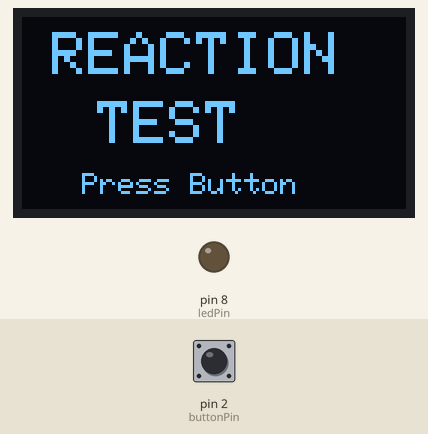
Recording of a sketch running on a simulated Arduino Uno, built with avr-gcc and run on an emulated ATmega328P. On the bench: 128×64 one-colour display, output pins drawn as LEDs (lit = HIGH). Inputs (shaded band) come from the test bench; at power-on: pin 2 (buttonPin) HIGH. Random numbers use the default seed unless the sketch sets one.

Above: at 1.2 s.
1.3 s: pin 2 (buttonPin) pulled LOW for 0.15 s
At 2.6 s:
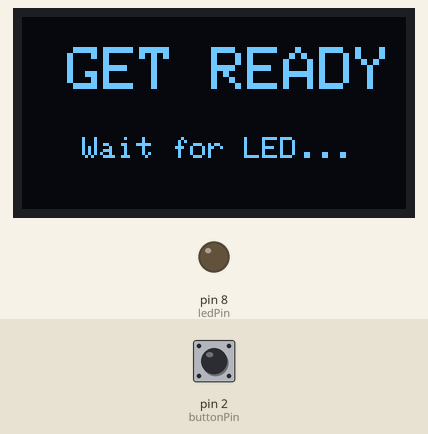
4.4 s: pin 2 (buttonPin) pulled LOW for 1 s
At 5.5 s:
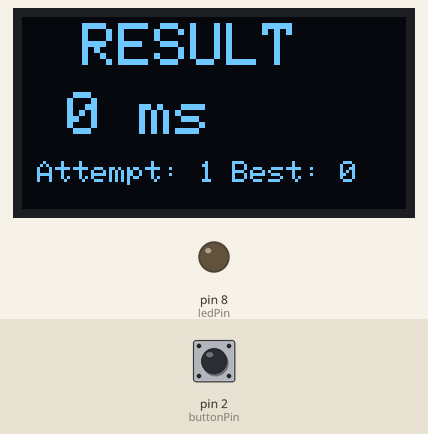
8.4 s: pin 2 (buttonPin) pulled LOW for 0.15 s
At 11.1 s:
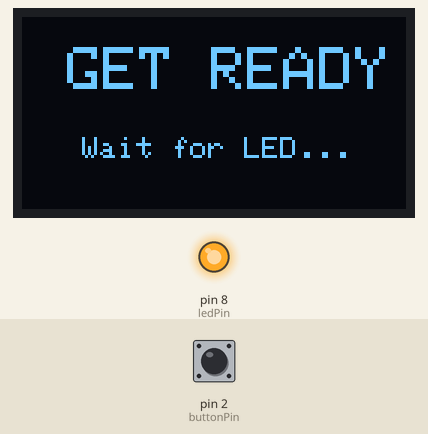
11.5 s: pin 2 (buttonPin) pulled LOW for 1 s
At 12.2 s:
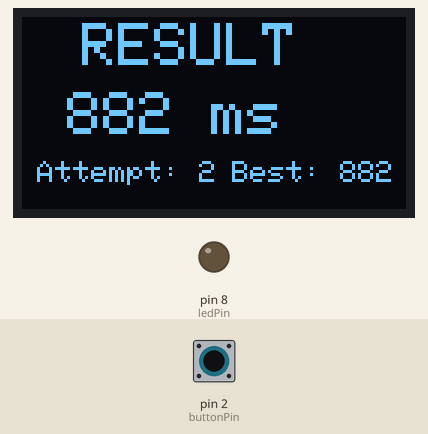
15.5 s: pin 2 (buttonPin) pulled LOW for 3.2 s
At 17.0 s:
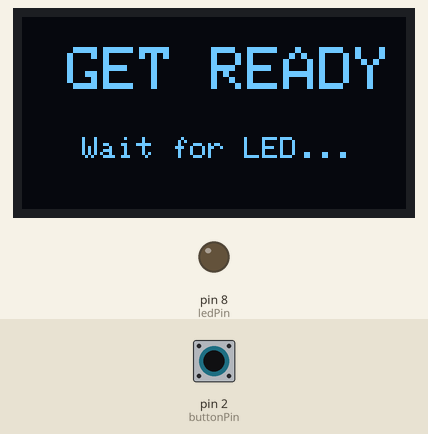
Timing chart, 0 to 20.7 s (numbered marks = the images above; inputs shaded):
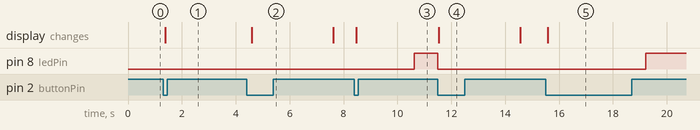

Measured:
- after the input at 1.3 s, the display: changes after 0.08 s (image 1)
- after the input at 4.4 s, the display: changes after 0.19 s (image 2)
- after the input at 8.4 s, pin 8 (ledPin): LOW → HIGH after 2.2 s; the display: changes after 0.08 s (image 3)
- after the input at 11.5 s, pin 8 (ledPin): HIGH → LOW at once; the display: changes at once (image 4)
- after the input at 15.5 s, pin 8 (ledPin): LOW → HIGH after 3.7 s; the display: changes after 0.08 s (image 5)

The sketch:

Reaction_Time_Tester.ino
```cpp
#include <Wire.h>
#include <Adafruit_GFX.h>
#include <Adafruit_SSD1306.h>

#define SCREEN_WIDTH 128
#define SCREEN_HEIGHT 64
#define OLED_RESET -1

Adafruit_SSD1306 display(
  SCREEN_WIDTH,
  SCREEN_HEIGHT,
  &Wire,
  OLED_RESET
);

const int ledPin = 8;
const int buttonPin = 2;

unsigned long ledOnTime;
unsigned long reactionTime;

int attempt = 0;
unsigned long bestTime = 0;

void setup() {

  pinMode(ledPin, OUTPUT);
  pinMode(buttonPin, INPUT_PULLUP);

  digitalWrite(ledPin, LOW);

  display.begin(SSD1306_SWITCHCAPVCC, 0x3C);

  randomSeed(analogRead(A0));

  showStartScreen();
}

void loop() {

  // Wait for button press to start
  if (digitalRead(buttonPin) == LOW) {

    delay(50);

    if (digitalRead(buttonPin) == LOW) {

      waitForReaction();

      // Wait until button is released
      while (digitalRead(buttonPin) == LOW) {
        delay(10);
      }
    }
  }
}

void showStartScreen() {

  display.clearDisplay();
  display.setTextColor(WHITE);

  display.setTextSize(2);
  display.setCursor(10, 5);
  display.println("REACTION");

  display.setCursor(25, 28);
  display.println("TEST");

  display.setTextSize(1);
  display.setCursor(20, 52);
  display.println("Press Button");

  display.display();
}

void waitForReaction() {

  // Show waiting message
  display.clearDisplay();

  display.setTextColor(WHITE);
  display.setTextSize(2);

  display.setCursor(15, 10);
  display.println("GET READY");

  display.setTextSize(1);
  display.setCursor(20, 40);
  display.println("Wait for LED...");

  display.display();

  // Random delay
  int randomDelay = random(2000, 5000);
  delay(randomDelay);

  // Turn LED ON
  digitalWrite(ledPin, HIGH);

  // Record exact LED ON time
  ledOnTime = millis();

  // Wait for button press
  while (digitalRead(buttonPin) == HIGH) {
    // Waiting for player reaction
  }

  // Record reaction time
  reactionTime = millis() - ledOnTime;

  // Turn LED OFF
  digitalWrite(ledPin, LOW);

  attempt++;

  // Update best time
  if (bestTime == 0 || reactionTime < bestTime) {
    bestTime = reactionTime;
  }

  showResult();
}

void showResult() {

  display.clearDisplay();
  display.setTextColor(WHITE);

  display.setTextSize(2);
  display.setCursor(20, 2);
  display.println("RESULT");

  display.setTextSize(2);
  display.setCursor(15, 25);
  display.print(reactionTime);
  display.println(" ms");

  display.setTextSize(1);
  display.setCursor(5, 48);
  display.print("Attempt: ");
  display.print(attempt);

  display.setCursor(70, 48);
  display.print("Best: ");
  display.print(bestTime);

  display.display();

  delay(3000);

  showStartScreen();
}
```
